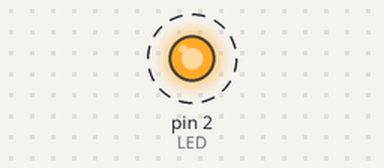
The sketch below on a simulated Arduino Uno, built with avr-gcc and run on an emulated ATmega328P. On the bench: output pins drawn as LEDs (lit = HIGH). Dashed ring = blinking.

Above: at 0.5 s.
Timing chart, 0 to 4.6 s (numbered marks = the images above):
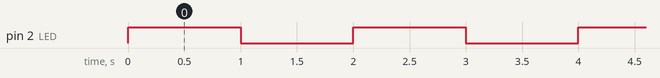

Measured:
- by itself, pin 2 (LED): alternates HIGH for 1.0 s and LOW for 1.0 s

The sketch:

02constants.ino
```cpp
//constant values cannot be changed
const boolean myConstant = true;

//declarations here are global in scope
const int LED = 2;

void setup() {
  //declarations within a function are local in scope
  const int localVar = 10;

  pinMode(LED, OUTPUT);

  //this will give us an error
  //myConstant = false;
}

void loop() {

  digitalWrite(LED, HIGH);

  delay(1000);

  digitalWrite(LED, LOW);

  delay(1000);

 //this will give us an error
  /*digitalWrite(localVar, LOW);
  delay(1000);
  */
}
```
